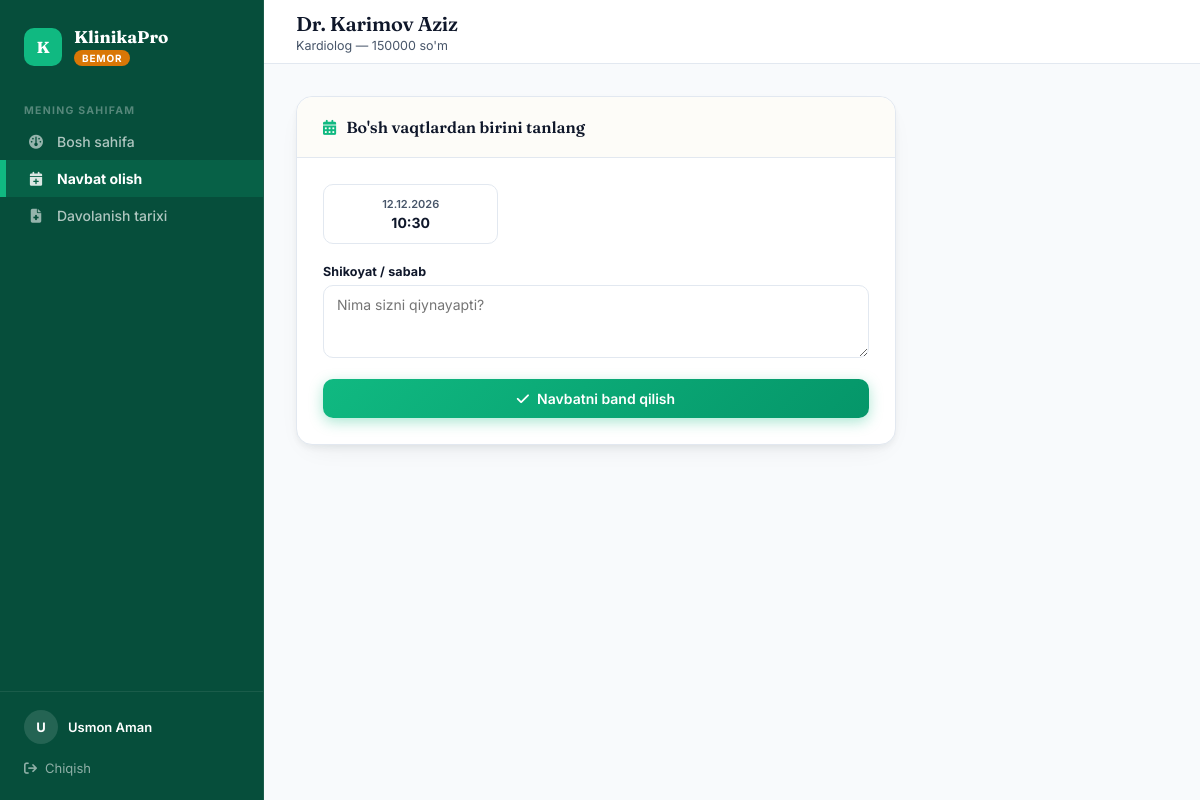
/appointments/book/1/ (signed in), run on the app's committed database.
### accounts/models.py (models this page shows, shortened)
class User(AbstractUser):
    ROLE_CHOICES = [
        ('admin', 'Administrator'),
        ('doctor', 'Shifokor'),
        ('patient', 'Bemor'),
    ]
    role = models.CharField(max_length=10, choices=ROLE_CHOICES, default='patient')
    phone = models.CharField(max_length=20, blank=True)

### doctors/models.py (models this page shows, shortened)
class Doctor(models.Model):
    GENDER_CHOICES = [('M', 'Erkak'), ('F', 'Ayol')]
    user = models.OneToOneField(settings.AUTH_USER_MODEL, on_delete=models.CASCADE, related_name='doctor_profile')
    first_name = models.CharField(max_length=100, verbose_name="1. Ism")
    last_name = models.CharField(max_length=100, verbose_name="2. Familiya")
    phone = models.CharField(max_length=20, verbose_name="3. Telefon")
    gender = models.CharField(max_length=1, choices=GENDER_CHOICES, verbose_name="4. Jinsi")
    specialization = models.ForeignKey(Specialization, on_delete=models.SET_NULL, null=True, verbose_name="5. Mutaxassislik")
    experience_years = models.PositiveIntegerField(default=0, verbose_name="6. Ish tajribasi (yil)")
    consultation_price = models.DecimalField(max_digits=12, decimal_places=0, default=0, verbose_name="7. Konsultatsiya narxi")
    cabinet = models.ForeignKey('rooms.Cabinet', on_delete=models.SET_NULL, null=True, blank=True, related_name='doctors', verbose_name="8. Kabinet (xona)")
    photo = models.ImageField(upload_to='doctors/', blank=True, verbose_name="9. Rasmi")
    bio = models.TextField(blank=True, verbose_name="10. Qisqacha ma'lumot")
    is_active = models.BooleanField(default=True)
    created_at = models.DateTimeField(auto_now_add=True)
    @property
    def full_name(self):
        return f"{self.last_name} {self.first_name}"
    class Meta:
        verbose_name = "Shifokor"
        verbose_name_plural = "Shifokorlar"

class Specialization(models.Model):
    name = models.CharField(max_length=200, verbose_name="Mutaxassislik")
    def __str__(self):
        return self.name
    class Meta:
        verbose_name = "Mutaxassislik"
        verbose_name_plural = "Mutaxassisliklar"

class DoctorAvailability(models.Model):
    doctor = models.ForeignKey(Doctor, on_delete=models.CASCADE, related_name='availabilities')
    date = models.DateField(verbose_name="Sana")
    start_time = models.TimeField(verbose_name="Boshlanish vaqti")
    end_time = models.TimeField(verbose_name="Tugash vaqti")
    is_booked = models.BooleanField(default=False, verbose_name="Band qilinganmi")
    class Meta:
        verbose_name = "Bo'sh vaqt"
        verbose_name_plural = "Bo'sh vaqtlar"
        ordering = ['date', 'start_time']
        unique_together = ['doctor', 'date', 'start_time']

### appointments/views.py (the view, shortened to what this page needs)
# urls.py: path('book/<int:doctor_pk>/', views.book_appointment, name='book_appointment'),
@login_required
@role_required('patient')
def book_appointment(request, doctor_pk):
    doctor = get_object_or_404(Doctor, pk=doctor_pk)
    patient = request.user.patient_profile
    from datetime import date
    today = date.today()
    available_slots = doctor.availabilities.filter(date__gte=today, is_booked=False).order_by('date', 'start_time')
    return render(request, 'appointments/book.html', {
        'doctor': doctor, 'slots': available_slots,
    })

### templates/appointments/book.html (shortened to what this page needs)
{% extends "base.html" %}
{% block page_title %}Dr. {{ doctor.full_name }}{% endblock %}
{% block page_sub %}<div class="sub">{{ doctor.specialization }} — {{ doctor.consultation_price|floatformat:0 }} so'm</div>{% endblock %}
{% block content %}
<div class="panel" style="max-width:600px;">
  <div class="panel-head"><div class="panel-title"><i class="fa-solid fa-calendar-days"></i> Bo'sh vaqtlardan birini tanlang</div></div>
  <div class="panel-body">
    {% if slots %}
    <form method="post">
      <div style="display:grid; grid-template-columns:repeat(auto-fill,minmax(140px,1fr)); gap:10px; margin-bottom:20px;">
        {% for s in slots %}
        <label style="cursor:pointer;">
          <div class="slot-box" style="border:1.5px solid var(--line); border-radius:10px; padding:12px; text-align:center; transition:all 0.15s;">
            <div style="font-size:11px; color:var(--ink-soft); font-weight:600;">{{ s.date|date:"d.m.Y" }}</div>
            <div style="font-weight:700; font-size:14px; margin-top:3px;">{{ s.start_time|time:"H:i" }}</div>
          </div>
        </label>
        {% endfor %}
      </div>
      <div class="field"><label>Shikoyat / sabab</label><textarea name="complaint" rows="3" placeholder="Nima sizni qiynayapti?"></textarea></div>
      <button type="submit" class="btn btn-primary" style="width:100%; justify-content:center;"><i class="fa-solid fa-check"></i> Navbatni band qilish</button>
    </form>
    {% else %}
    <div class="empty-state"><i class="fa-solid fa-calendar-xmark"></i><p>Vaqt yo'q. Bu shifokorda hozircha bo'sh vaqt mavjud emas.</p></div>
    <a href="{% url "doctor_list_for_booking" %}" class="btn btn-ghost" style="width:100%; justify-content:center; margin-top:10px;">Boshqa shifokor tanlash</a>
    {% endif %}
  </div>
</div>
{% endblock %}

### templates/base.html (shortened to what this page needs)
<!DOCTYPE html>
<html lang="uz">
<head>
<link href="https://cdnjs.cloudflare.com/ajax/libs/font-awesome/6.4.0/css/all.min.css" rel="stylesheet">
</head>
<body>
{% if user.is_authenticated %}
<nav class="sidebar">
  <div class="sb-brand">
    <div class="sb-mark">K</div>
    <div>
      <div class="sb-name">KlinikaPro</div>
      <span class="sb-role-tag {{ user.role }}">{{ user.get_role_display }}</span>
    </div>
  </div>
  {% if user.role == 'admin' %}
  <div class="sb-section">Asosiy</div>
  <a href="{% url 'admin_dashboard' %}" class="sb-link {% if request.resolver_match.url_name == 'admin_dashboard' %}active{% endif %}"><i class="fa-solid fa-gauge"></i> Bosh sahifa</a>
  <div class="sb-section">Odamlar</div>
  <a href="{% url 'doctors' %}" class="sb-link {% if request.resolver_match.url_name == 'doctors' or request.resolver_match.url_name == 'doctor_add' or request.resolver_match.url_name == 'doctor_detail_admin' or request.resolver_match.url_name == 'doctor_credentials' %}active{% endif %}"><i class="fa-solid fa-user-doctor"></i> Shifokorlar</a>
  <a href="{% url 'doctor_services_admin' %}" class="sb-link {% if request.resolver_match.url_name == 'doctor_services_admin' %}active{% endif %}"><i class="fa-solid fa-stethoscope"></i> Shifokor xizmatlari</a>
  <a href="{% url 'patients' %}" class="sb-link {% if request.resolver_match.url_name == 'patients' or request.resolver_match.url_name == 'patient_detail_admin' %}active{% endif %}"><i class="fa-solid fa-users"></i> Bemorlar</a>
  <a href="{% url 'appointment_list_admin' %}" class="sb-link {% if request.resolver_match.url_name == 'appointment_list_admin' %}active{% endif %}"><i class="fa-solid fa-calendar-check"></i> Navbatlar</a>
  <div class="sb-section">Xonalar</div>
  <a href="{% url 'wards' %}" class="sb-link {% if request.resolver_match.url_name == 'wards' %}active{% endif %}"><i class="fa-solid fa-bed-pulse"></i> Palatalar (yotish)</a>
  <a href="{% url 'admissions' %}" class="sb-link {% if request.resolver_match.url_name == 'admissions' %}active{% endif %}"><i class="fa-solid fa-hospital-user"></i> Yotgan bemorlar</a>
  <a href="{% url 'cabinets' %}" class="sb-link {% if request.resolver_match.url_name == 'cabinets' %}active{% endif %}"><i class="fa-solid fa-door-open"></i> Kabinetlar (qabul)</a>
  <div class="sb-section">Moliya</div>
  <a href="{% url 'kassa' %}" class="sb-link {% if request.resolver_match.url_name == 'kassa' %}active{% endif %}"><i class="fa-solid fa-cash-register"></i> Kassa</a>
  <a href="{% url 'expenses' %}" class="sb-link {% if request.resolver_match.url_name == 'expenses' %}active{% endif %}"><i class="fa-solid fa-receipt"></i> Xarajatlar</a>
  <a href="{% url 'reports' %}" class="sb-link {% if request.resolver_match.url_name == 'reports' %}active{% endif %}"><i class="fa-solid fa-chart-bar"></i> Hisobotlar</a>
  <div class="sb-section">Dorixona</div>
  <a href="{% url 'medicines' %}" class="sb-link {% if request.resolver_match.url_name == 'medicines' %}active{% endif %}"><i class="fa-solid fa-pills"></i> Mahsulotlar</a>
  <a href="{% url 'medicine_income' %}" class="sb-link {% if request.resolver_match.url_name == 'medicine_income' %}active{% endif %}"><i class="fa-solid fa-truck-medical"></i> Kelishi</a>
  <div class="sb-section">Boshqa</div>
  <a href="{% url 'operations' %}" class="sb-link {% if request.resolver_match.url_name == 'operations' %}active{% endif %}"><i class="fa-solid fa-scalpel"></i> Operatsiyalar</a>
  <a href="{% url 'staff_list' %}" class="sb-link {% if 'staff' in request.resolver_match.url_name %}active{% endif %}"><i class="fa-solid fa-id-card-clip"></i> Hodimlar</a>
  {% elif user.role == 'patient' %}
  <div class="sb-section">Mening sahifam</div>
  <a href="{% url 'patient_dashboard' %}" class="sb-link {% if request.resolver_match.url_name == 'patient_dashboard' %}active{% endif %}"><i class="fa-solid fa-gauge"></i> Bosh sahifa</a>
  <a href="{% url 'doctor_list_for_booking' %}" class="sb-link {% if request.resolver_match.url_name == 'doctor_list_for_booking' or request.resolver_match.url_name == 'book_appointment' %}active{% endif %}"><i class="fa-solid fa-calendar-plus"></i> Navbat olish</a>
  <a href="{% url 'patient_history' %}" class="sb-link {% if request.resolver_match.url_name == 'patient_history' %}active{% endif %}"><i class="fa-solid fa-file-medical"></i> Davolanish tarixi</a>
  {% endif %}
  <div class="sb-foot">
    <div class="sb-user">
      <div class="sb-avatar">{{ user.first_name|first|upper|default:user.username|first|upper }}</div>
      <div>
        <div class="sb-username">{{ user.first_name|default:user.username }} {{ user.last_name }}</div>
      </div>
    </div>
    <a href="{% url 'logout' %}" class="sb-logout"><i class="fa-solid fa-arrow-right-from-bracket"></i> Chiqish</a>
  </div>
</nav>
<div class="main">
  <header class="topbar">
    <div>
      <h1>{% block page_title %}{% endblock %}</h1>
      {% block page_sub %}{% endblock %}
    </div>
  </header>
  <div class="content">
    {% block content %}{% endblock %}
  </div>
</div>
{% else %}
{% block noauth %}{% endblock %}
{% endif %}
</body>
</html>

### data on the page
User: role "BEMOR", first_name|first "U", first_name "Usmon", last_name "Aman"
Doctor: full_name "Karimov Aziz", specialization "Kardiolog", consultation_price "150000"
DoctorAvailability: date "12.12.2026", start_time "10:30"
